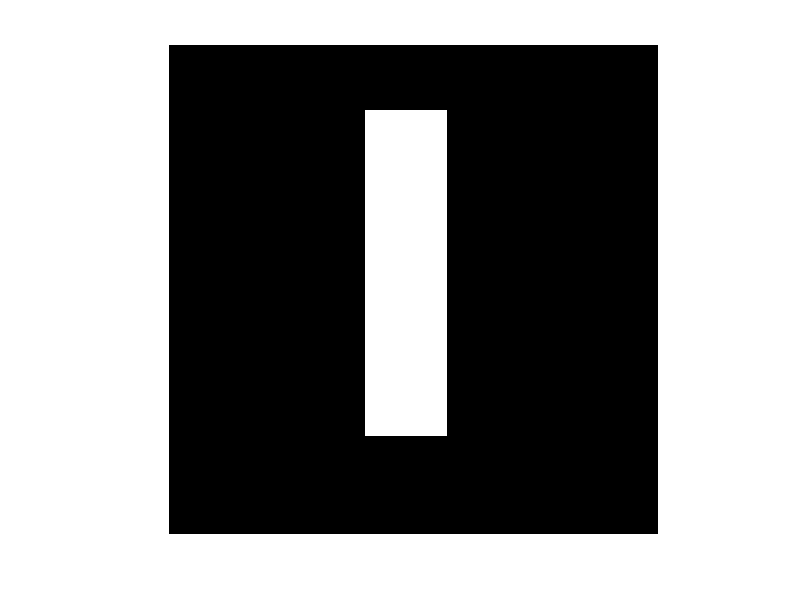
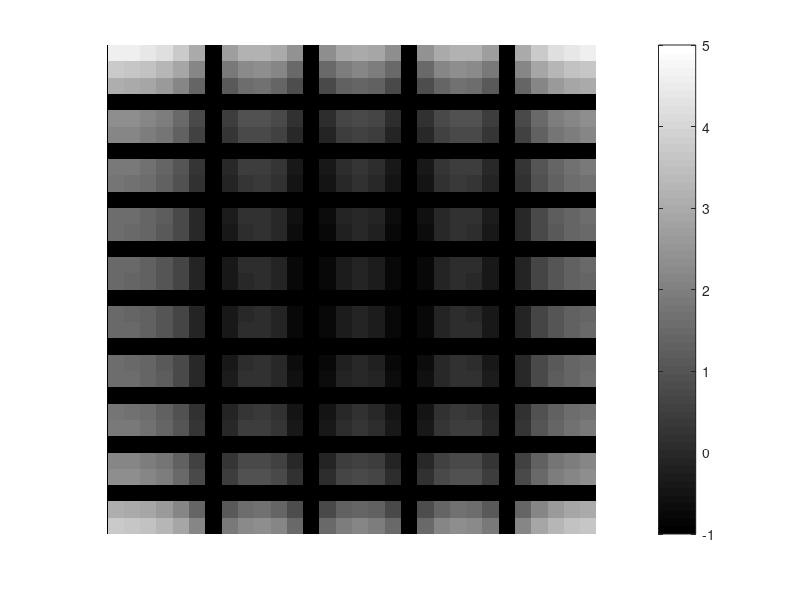
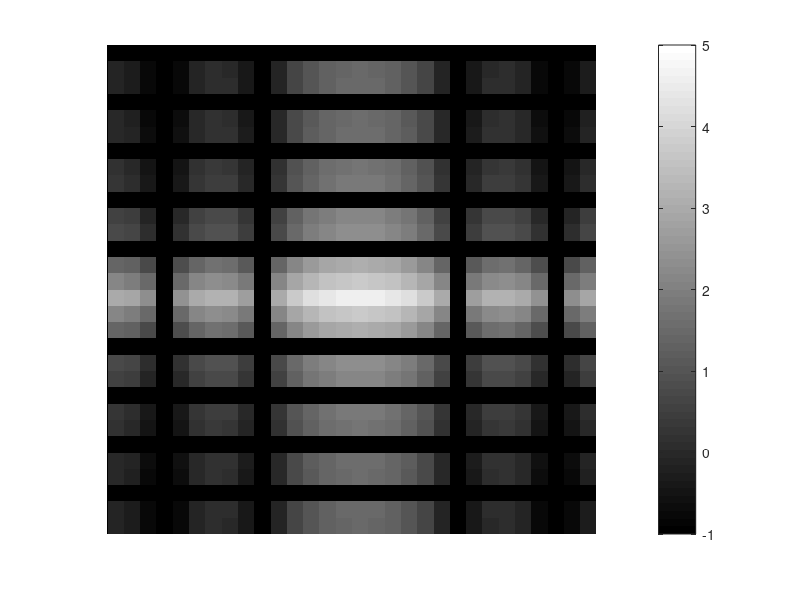

These charts were generated, in order, by the following MATLAB code:
clear all; close all; clc
f = zeros(30,30);
f(5:24,13:17)=1;
imshow(f, 'InitialMagnification','fit');
F =fft2(f);
F2 = log(abs(F));
figure, imshow(F2, [-1, 5], 'InitialMagnification','fit');
colormap(jet); colorbar;
F2=fftshift(F);
F3=log(abs(F2));
figure, imshow(F3,[-1,5],'InitialMagnification','fit');
colormap(jet);colorbar;
